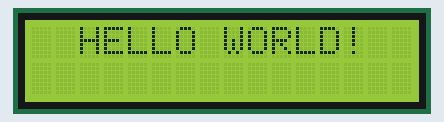
Bench run of a sketch on a simulated Arduino Uno, built with avr-gcc and run on an emulated ATmega328P. On the bench: 16×2 character LCD.

Above: at 4.0 s.
At 6.0 s:
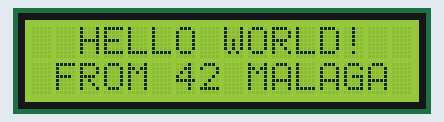
At 18.8 s:
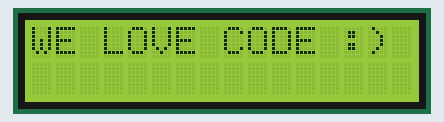
At 25.1 s:
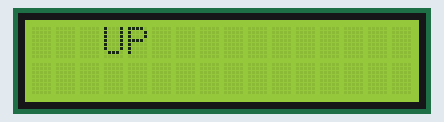
At 26.3 s:
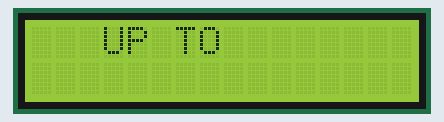
At 35.1 s:
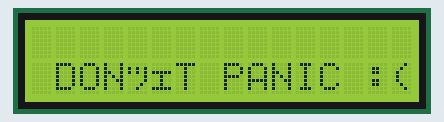

The sketch:

00_Ligas.ino
```cpp
#include <LiquidCrystal.h>

// instancia un objeto lcd de la clase LiquidCrystal :
LiquidCrystal lcd(4, 5, 6, 7, 8, 9);

String hel = "  HELLO WORLD!";
String f42 = " FROM 42 MALAGA";
String wlc = "WE LOVE CODE :)";
String up2 = "UP TO YOU :|";
String don = "DON´T PANIC :(";
String w42 = "WELLCOME 42";

byte bot[8] = {
  0b01110,
  0b01110,
  0b00100,
  0b11111,
  0b00100,
  0b00100,
  0b01010,
  0b10001
};

byte S1[8] = {
  0b00000,
  0b00000,
  0b00011,
  0b00100,
  0b01000,
  0b01000,
  0b10000,
  0b10000
};

byte S2[8] = {
  0b00000,
  0b11111,
  0b00000,
  0b00000,
  0b00000,
  0b11011,
  0b11011,
  0b11011
};

byte S3[8] = {
  0b00000,
  0b00000,
  0b11000,
  0b00100,
  0b00010,
  0b00010,
  0b00001,
  0b00001
};

byte S4[8] = {
  0b10000,
  0b10010,
  0b01001,
  0b01000,
  0b00100,
  0b00011,
  0b00000
};

byte S5[8] = {
  0b00000,
  0b00000,
  0b00000,
  0b11111,
  0b00000,
  0b00000,
  0b11111
};

byte S6[8] = {
  0b00001,
  0b01001,
  0b10010,
  0b00010,
  0b00100,
  0b11000,
  0b00000
};

void setup() {
  Serial.begin(9600);
  lcd.begin(16, 2);
  lcd.clear();

  lcd.createChar(0,bot);

    // create a new character
  lcd.createChar(1,S1);
  // create a new character
  lcd.createChar(2,S2);
  // create a new character
  lcd.createChar(3,S3);
    // create a new character
  lcd.createChar(4,S4);
  // create a new character
  lcd.createChar(5,S5);
  // create a new character
  lcd.createChar(6,S6);

}

void loop() {
  printBot();
  printNormal();
  printAnimation();
  printBlink();
  printBot();
  printAutoscroll();
  printAnimation();
  printLeftRight();
  delay(1000);
}

void printNormal() {
  lcd.setCursor(0, 0);
  lcd.print(hel);
  delay(2000);
  lcd.setCursor(0, 1);
  lcd.print(f42);
  delay(2000);
  lcd.clear();
  delay(2000);
}

void printBot () {
  lcd.setCursor(0, 0);
  lcd.write(byte(0));
  delay(100);
  for (int j=0;j<2;j++) {
    if (j == 0) {
   		for (int i=0;i<16;i++) {
       		lcd.setCursor(i, j);
       		lcd.write(byte(0));
          	delay(100);
        }
     }
     else {
        for (int i=16;i>=0;i--) {
       		lcd.setCursor(i, j);
       		lcd.write(byte(0));
          	delay(100);
        }
     }
  }
  lcd.clear();
  delay(500);
}

void printAnimation () {// animación
// set the cursor to the top left
  for (int i = 0; i <= 16; i = i + 4) {
  	lcd.setCursor(i, 0);
  	lcd.write(byte(1));
  	lcd.write((byte)2);
  	lcd.write((byte)3);
  	lcd.setCursor(i, 1);
  	lcd.write((byte)4);
  	lcd.write((byte)5);
  	lcd.write((byte)6);
    delay(500);
    lcd.clear();
  }
  // set the cursor to the top right
  for (int i = 16; i >= 0; i = i - 4) {
  	lcd.setCursor(i, 0);
  	lcd.write(byte(1));
  	lcd.write((byte)2);
  	lcd.write((byte)3);
  	lcd.setCursor(i, 1);
  	lcd.write((byte)4);
  	lcd.write((byte)5);
  	lcd.write((byte)6);
    delay(500);
    lcd.clear();
  }
}

void printBlink() {
  lcd.blink();
  lcd.setCursor(0,0);
  for (int i = 0; i < wlc.length(); i++) {
    lcd.print(wlc.charAt(i));
    delay(250);
  }
  lcd.noBlink();
  delay(2000);
  lcd.clear();
}

void printAutoscroll() {
  lcd.setCursor(3, 0);
  for (int i = 0; i < up2.length(); i++) {
    lcd.print(up2.charAt(i));
    delay(400);
  }
  lcd.setCursor(16, 1);
  lcd.autoscroll();
  for (int i = 0; i < don.length(); i++) {
    lcd.print(don.charAt(i));
    delay(400);
  }
  lcd.noAutoscroll();
  delay(600);
  lcd.clear();
}

void printLeftRight() {
  lcd.setCursor(3,3);
  lcd.print(w42);
  for (int i = 0; i < 13; i++) {
    lcd.scrollDisplayLeft();
    delay(250);
  }
  for (int i = 0; i < 13; i++) {
    lcd.scrollDisplayRight();
    delay(250);
  }
}
```

Measured:
- what the display in image 0 shows lasts 2.0 s, from 4.0 s to 6.0 s
- what the display in image 3 shows lasts 0.8 s, from 25.1 s to 25.9 s
- what the display in image 5 shows lasts 1.0 s, from 35.1 s to 36.1 s
